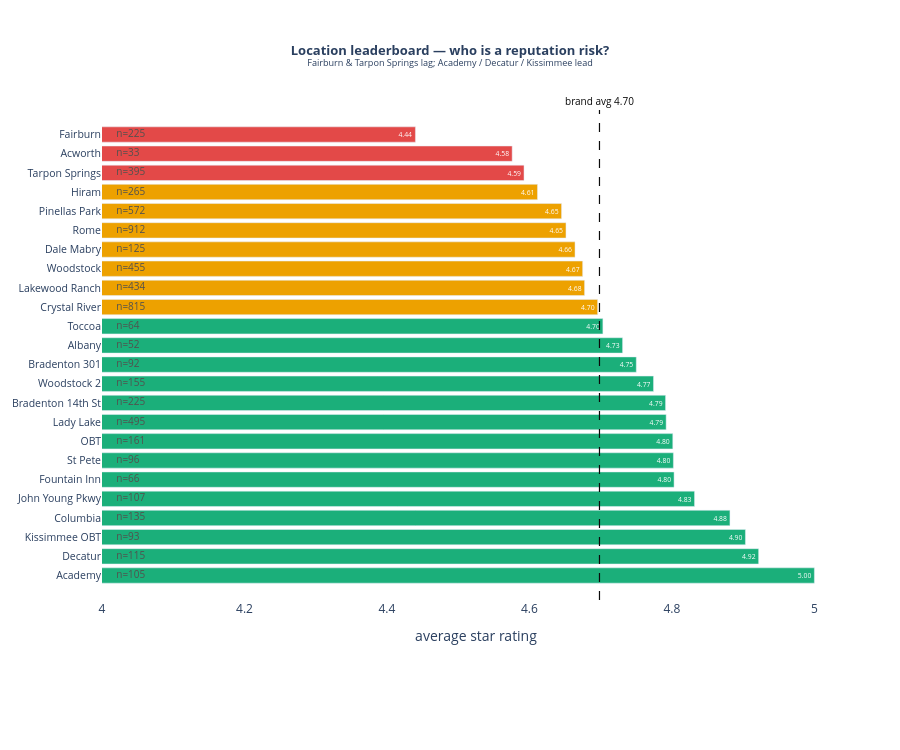

Source (notebook cell):
### Markdown cell above
## 3. Location leaderboard — who is a reputation risk?

The brand average hides wide spread across the 25 stores. Ranked by average rating
(locations with ≥30 reviews), colored by whether they clear the brand's 4.7 bar.

### Code cell
site = (df.groupby("site")
        .agg(n=("rating","size"), avg=("rating","mean"), sent=("sent","mean"),
             pct_low=("rating", lambda s:(s<=2).mean()*100),
             resp=("responded","mean"))
        .query("n>=30").sort_values("avg", ascending=False))   # best at top
brand = df["rating"].mean()
colors = [C["red"] if a < 4.6 else C["amber"] if a < brand else C["aqua"] for a in site["avg"]]
names = [s.replace("Big Dan's ", "") for s in site.index]

fig = go.Figure()
fig.add_trace(go.Bar(
    x=site["avg"], y=names, orientation="h", marker_color=colors, showlegend=False,
    text=[f"{v:.2f}" for v in site["avg"]], textposition="inside", insidetextanchor="end",
    textfont=dict(color="white", size=11),
    customdata=np.stack([site["n"], site["pct_low"], site["sent"]], axis=-1),
    hovertemplate="<b>%{y}</b><br>Avg rating: %{x:.2f}<br>n=%{customdata[0]:,.0f}<br>"
                  "1–2★ share: %{customdata[1]:.1f}%<br>Sentiment: %{customdata[2]:+.2f}<extra></extra>",
))
fig.add_trace(go.Scatter(
    x=[4.02]*len(site), y=names, mode="text", text=[f"n={int(v)}" for v in site["n"]],
    textposition="middle right", textfont=dict(size=10, color=C["muted"]),
    showlegend=False, hoverinfo="skip",
))
fig.add_vline(x=brand, line=dict(color=C["ink"], width=1.2, dash="dash"),
              annotation_text=f"brand avg {brand:.2f}", annotation_position="top",
              annotation_font=dict(size=10, color=C["ink"]))

fig.update_xaxes(title_text="average star rating", range=[4.0, 5.05])
fig.update_yaxes(title_text=None, tickfont=dict(size=10.5))
fig = style(fig, "<b>Location leaderboard — who is a reputation risk?</b><br>"
                  "<sup>Fairburn &amp; Tarpon Springs lag; Academy / Decatur / Kissimmee lead</sup>",
            margin=MARGIN_1AX, height=750)
fig.show()
site.assign(avg=site["avg"].round(2), sent=site["sent"].round(2),
            pct_low=site["pct_low"].round(1), resp=(site["resp"]*100).round(0)).reset_index()

### Figure 1 — Plotly figure (JSON) as saved in the notebook; plotly's stock layout.template omitted (floating-point values rounded to 4 significant figures)
{"data": [{"customdata": [[105.0, 0.0, 0.7492], [115.0, 0.8696, 0.7031], [93.0, 2.151, 0.6921], [135.0, 1.481, 0.7258], [107.0, 3.738, 0.5107], [66.0, 3.03, 0.7069], [96.0, 4.167, 0.7798], [161.0, 4.348, 0.5246], [495.0, 3.838, 0.6808], [225.0, 4.0, 0.6171], [155.0, 4.516, 0.7185], [92.0, 4.348, 0.4308], [52.0, 1.923, 0.6119], [64.0, 3.125, 0.7075], [815.0, 5.153, 0.6556], [434.0, 6.452, 0.6026], [455.0, 6.154, 0.6984], [125.0, 7.2, 0.3441], [912.0, 5.811, 0.6072], [572.0, 6.818, 0.6854], [265.0, 7.925, 0.69], [395.0, 8.354, 0.6223], [33.0, 9.091, 0.7419], [225.0, 10.22, 0.4802]], "hovertemplate": "<b>%{y}</b><br>Avg rating: %{x:.2f}<br>n=%{customdata[0]:,.0f}<br>1–2★ share: %{customdata[1]:.1f}%<br>Sentiment: %{customdata[2]:+.2f}<extra></extra>", "insidetextanchor": "end", "marker": {"color": ["#1baf7a", "#1baf7a", "#1baf7a", "#1baf7a", "#1baf7a", "#1baf7a", "#1baf7a", "#1baf7a", "#1baf7a", "#1baf7a", "#1baf7a", "#1baf7a", "#1baf7a", "#1baf7a", "#eda100", "#eda100", "#eda100", "#eda100", "#eda100", "#eda100", "#eda100", "#e34948", "#e34948", "#e34948"]}, "orientation": "h", "showlegend": false, "text": ["5.00", "4.92", "4.90", "4.88", "4.83", "4.80", "4.80", "4.80", "4.79", "4.79", "4.77", "4.75", "4.73", "4.70", "4.70", "4.68", "4.67", "4.66", "4.65", "4.65", "4.61", "4.59", "4.58", "4.44"], "textfont": {"color": "white", "size": 11}, "textposition": "inside", "type": "bar", "x": [5.0, 4.922, 4.903, 4.881, 4.832, 4.803, 4.802, 4.801, 4.792, 4.791, 4.774, 4.75, 4.731, 4.703, 4.696, 4.677, 4.675, 4.664, 4.651, 4.645, 4.611, 4.592, 4.576, 4.44], "y": ["Academy", "Decatur", "Kissimmee OBT", "Columbia", "John Young Pkwy", "Fountain Inn", "St Pete", "OBT", "Lady Lake", "Bradenton 14th St", "Woodstock 2", "Bradenton 301", "Albany", "Toccoa", "Crystal River", "Lakewood Ranch", "Woodstock", "Dale Mabry", "Rome", "Pinellas Park", "Hiram", "Tarpon Springs", "Acworth", "Fairburn"]}, {"hoverinfo": "skip", "mode": "text", "showlegend": false, "text": ["n=105", "n=115", "n=93", "n=135", "n=107", "n=66", "n=96", "n=161", "n=495", "n=225", "n=155", "n=92", "n=52", "n=64", "n=815", "n=434", "n=455", "n=125", "n=912", "n=572", "n=265", "n=395", "n=33", "n=225"], "textfont": {"color": "#52514e", "size": 10}, "textposition": "middle right", "type": "scatter", "x": [4.02, 4.02, 4.02, 4.02, 4.02, 4.02, 4.02, 4.02, 4.02, 4.02, 4.02, 4.02, 4.02, 4.02, 4.02, 4.02, 4.02, 4.02, 4.02, 4.02, 4.02, 4.02, 4.02, 4.02], "y": ["Academy", "Decatur", "Kissimmee OBT", "Columbia", "John Young Pkwy", "Fountain Inn", "St Pete", "OBT", "Lady Lake", "Bradenton 14th St", "Woodstock 2", "Bradenton 301", "Albany", "Toccoa", "Crystal River", "Lakewood Ranch", "Woodstock", "Dale Mabry", "Rome", "Pinellas Park", "Hiram", "Tarpon Springs", "Acworth", "Fairburn"]}], "layout": {"annotations": [{"font": {"color": "#0b0b0b", "size": 10}, "showarrow": false, "text": "brand avg 4.70", "x": 4.698, "xanchor": "center", "xref": "x", "y": 1, "yanchor": "bottom", "yref": "y domain"}], "height": 750, "hovermode": "x unified", "legend": {}, "margin": {"b": 150, "l": 80, "r": 50, "t": 110}, "paper_bgcolor": "white", "plot_bgcolor": "white", "shapes": [{"line": {"color": "#0b0b0b", "dash": "dash", "width": 1.2}, "type": "line", "x0": 4.698, "x1": 4.698, "xref": "x", "y0": 0, "y1": 1, "yref": "y domain"}], "showlegend": false, "title": {"font": {"size": 13}, "text": "<b>Location leaderboard — who is a reputation risk?</b><br><sup>Fairburn &amp; Tarpon Springs lag; Academy / Decatur / Kissimmee lead</sup>", "x": 0.5, "xanchor": "center"}, "xaxis": {"range": [4, 5.05], "title": {"text": "average star rating"}}, "yaxis": {"tickfont": {"size": 10.5}}}}
